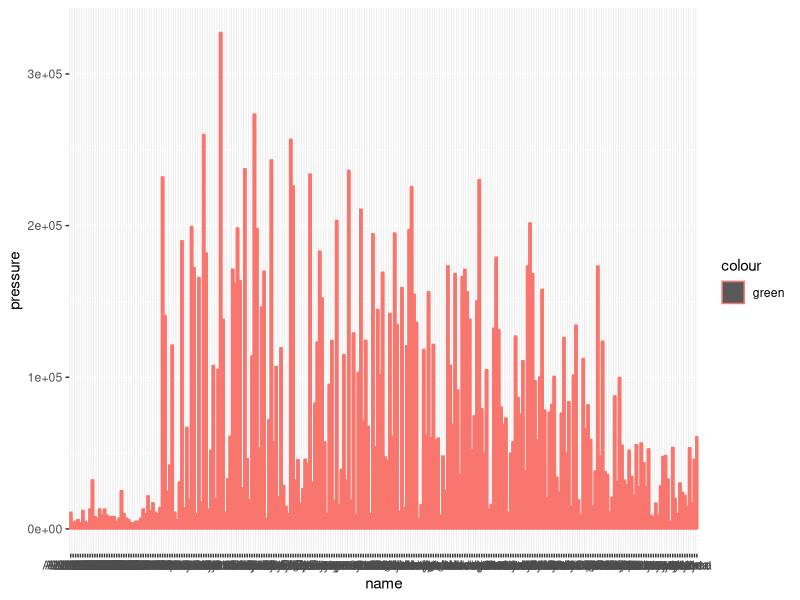

The R source for this figure:
## ---- chunk 1
library(tidyverse)
library(ggplot2)

view(storms)
storms %>%
  ggplot() +
  geom_col(mapping = aes(x = name, y = pressure, color = "green"))
## ---- chunk 2
#| echo: false
2 * 2
